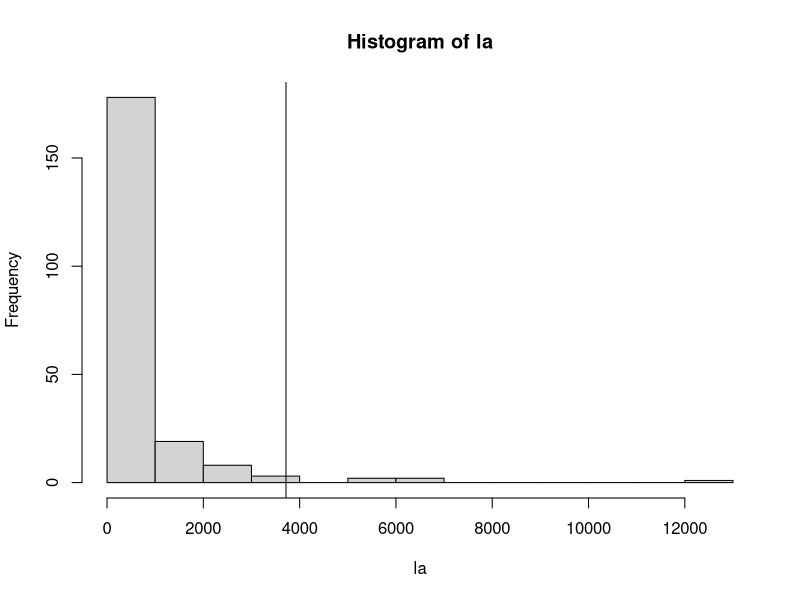
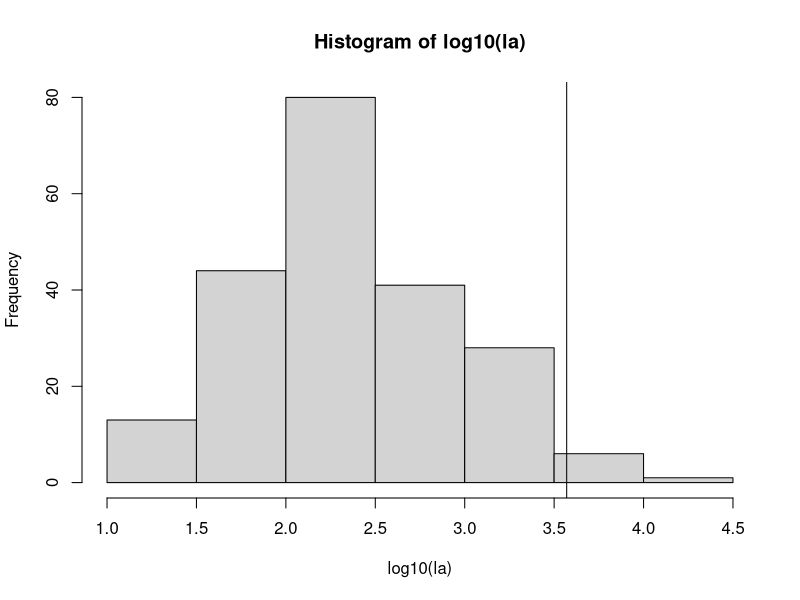
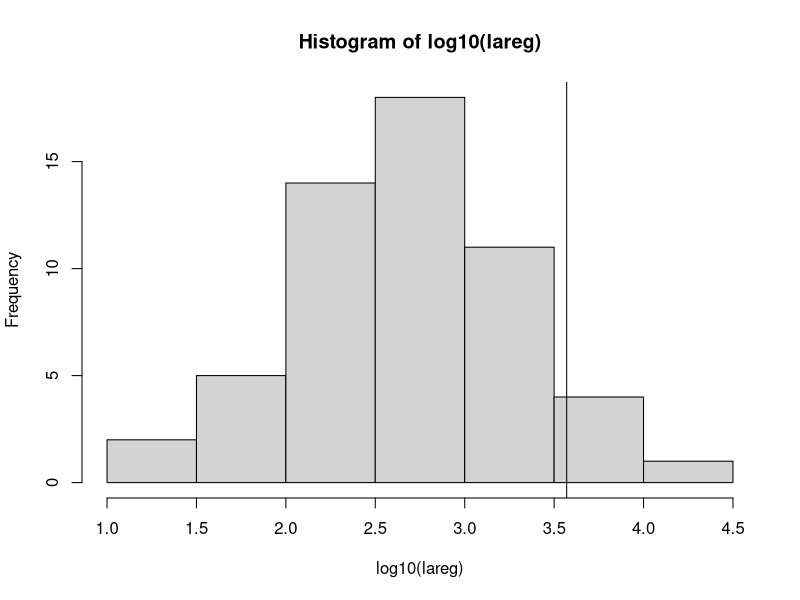
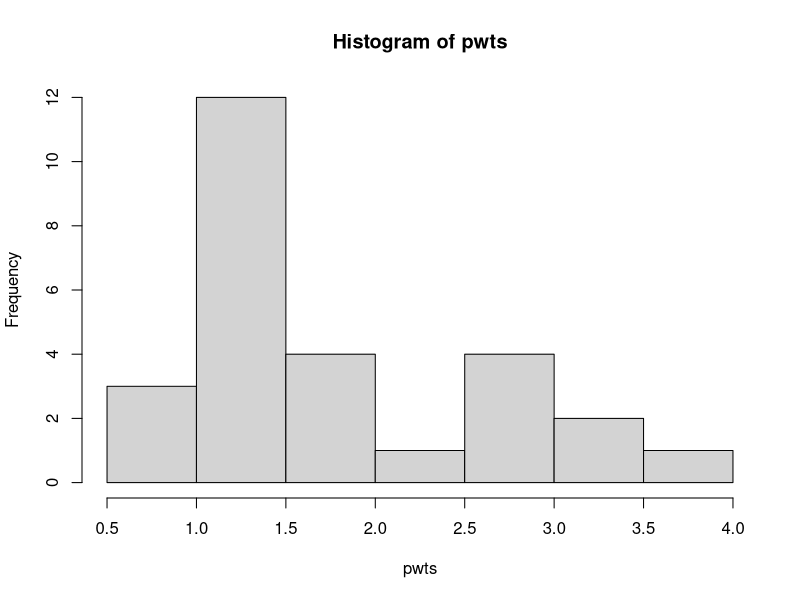
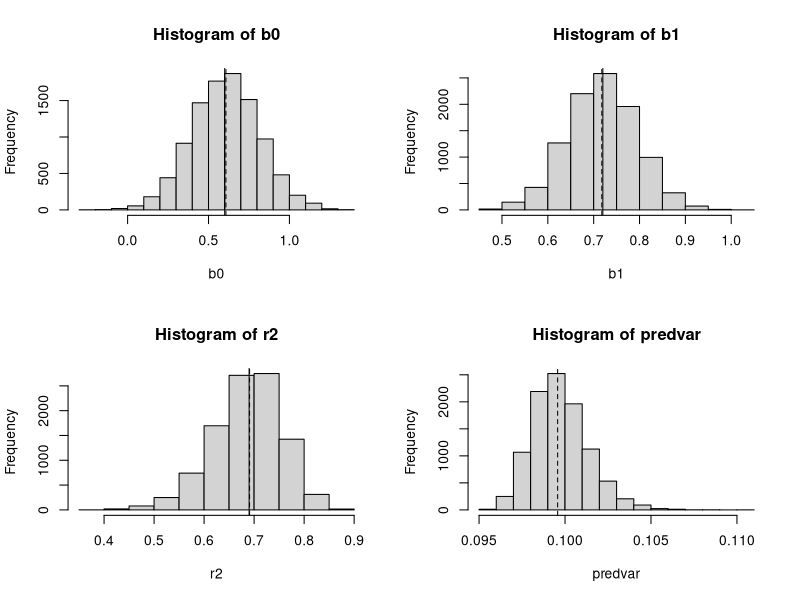
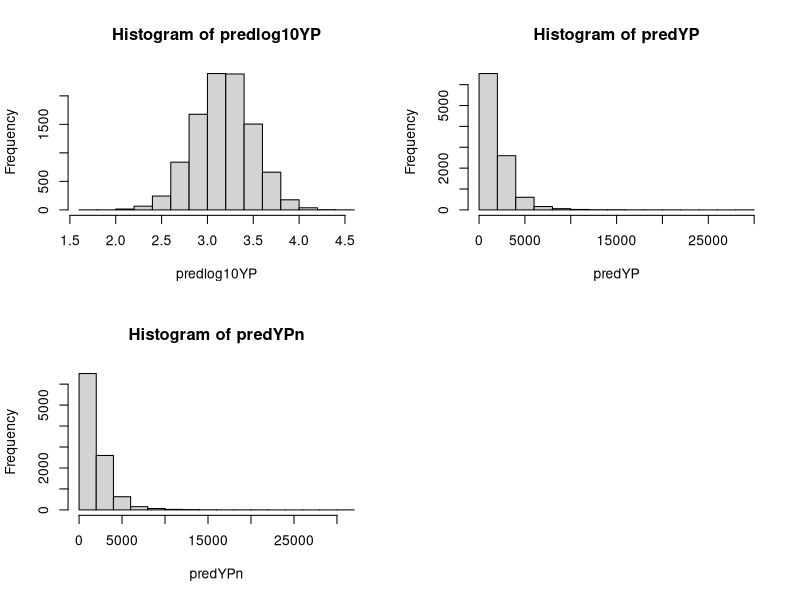
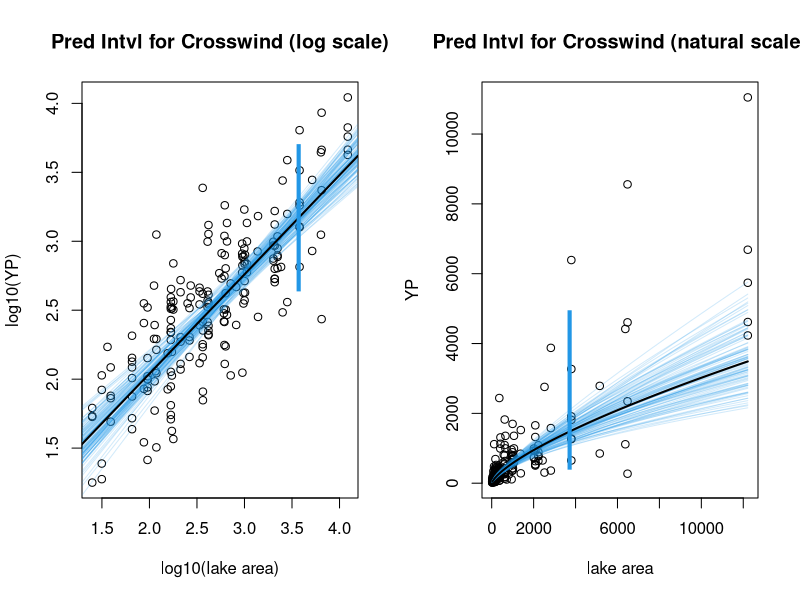
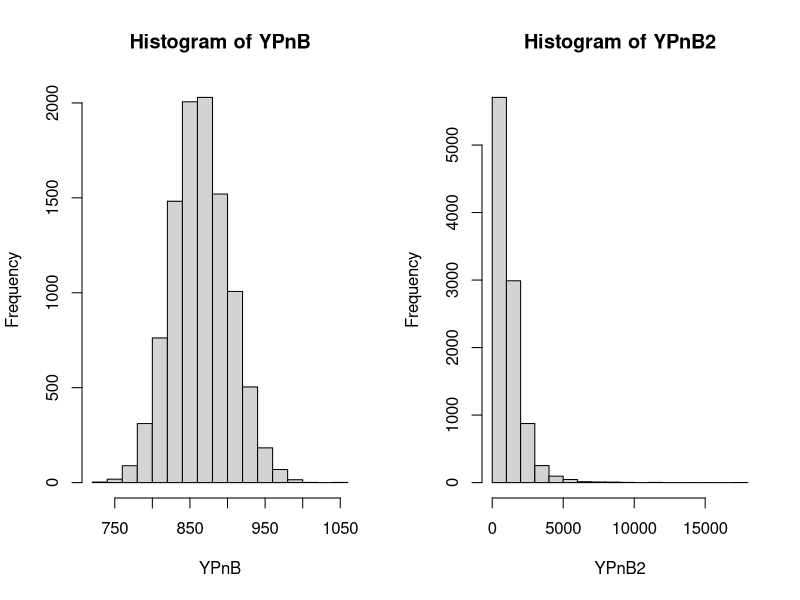

R code for these plots, in order: (Note: this script raises an error after producing the figures.)
### Code that was used for the Chandler Lake OP in 2017
### Annotations in 2024 as best as I can figure out why I did what I did!!


## Chandler lake area
newlake_la <- 3717  # Crosswind
# newlake_la <- 1300+317  # Chandler


## all lake areas reported
la <- c(3582.1,97.8,71.7,633.8,126.3,2014.6,195.1,2226.3,3798.5,39.1,87.4,124,169,365.2,196.2,1174.5,6479.2,172.2,204,101.9,195.1,42.9,67.7,62.4,28.6,23.5,716.4,36.2,143.3,189.3,244.1,291.4,221,278.2,167.9,144.1,1388.5,2519.1,115.7,22.4,167.3,1730.5,137.6,90.3,441.9,483.2,93.8,189.7,26.1,26.4,402.3,1061.5,165.9,80.9,2079.9,975.4,229.5,152.8,1002.7,234.7,945.8,197.1,615.1,65.6,711.5,113.4,336.1,256,951,228.7,194.8,317.6,417.9,87.4,271.7,226.4,74.9,3060.3,93.6,162,995.8,81.6,1012.9,543.2,178.3,289.8,73.7,224.8,1788,46.1,42.1,168.8,158,155.6,113.6,2197.5,817.9,1172,2821,102,1374.6,212.5,36.6,181.7,409.1,1374.6,639.5,178.4,85,2427.6,744.9,52.9,69,21.9,325.6,344.3,229.6,25.3,56.7,95.5,63.3,200.3,31.5,34.5,738.2,489.3,767,16.3,145.6,157.8,5310,324.9,175.6,230.2,1066.3,183.1,35.6,620.3,151,157.8,263.8,507.5,654.5,76.6,289.7,137.6,25,12215.3,383.4,83.1,50.1,115.7,97.2,5154.2,305.6,1077,562.8,754.8,1077,864.8,1197.1,75.8,1320.6,132.8,56.7,136.8,45.2,560.7,210.5,140.3,383.9,287.6,105.2,421.2,6374.4,2071.1,192.2,29.7,171.9,267.5,52.9,252,118.3,246.1,25.1,1256.1,51.7,607.5,96.7,46.9,384.4,118.3,234.7,63.7,48.3,78.1,150,111.7,196,1123,167.9,27.2,157.6,137.2,336.8,1363,44.6,199.1,1955.5,574.8,37.9,363.3,109.4)
hist(la)
abline(v=newlake_la)
hist(log10(la))
abline(v=log10(newlake_la))
length(la)

## these could POSSIBLY have been used in the LA model
whichreg <- c(4,6,8,9,11,10,13,14,17,18,27,28,35,37,38,52,55,56,59,61,63,64,66,69,73,75,81,83,84,94,97,99,101,102,105,108,110,120,123,138,141,143,147,148,152,154,175,182,183,188,198,201,205,210,212)
lareg <- la[whichreg]
hist(log10(lareg))
abline(v=log10(newlake_la))


## comparable weights from PAXSON lake
pwts1 <- c(1.36,1.38,2.58,1.1,1.12,3.02,1.1,1.18,1.46,1.1,1.24,1.38,1.54,1.66,2,0.88,0.94,1.06,1.28,0.86,0.96,1.6,2.56,2.64,1.36,2.34,3.02,3.74,2.58)
pl <- c(410,420,440,440,510,445,485,530,468,470,435,490,484,446,460,440,360,436,403,505,500,410,485,504,398,545,500,600,530)
pwts <- pwts1[pl>=400]
hist(pwts)
sd(pwts)
mean(pwts)
length(pwts)

## This was a trial and error routine to figure out what the error standard
## deviation would have been (arriving at epssd = 0.305)
## The reason lakes are sampled without replacement is because I didn't know
## which 43 of the 50-some lakes were used to inform the LAM
epssd <- 0.305
n <- 10000
b0 <- b1 <- r2 <- predvar <- rep(NA,n)

## would really like to visualize this relationship
all_la <- all_log10_la <- all_log10_yp <- all_yp <- matrix(nrow=n, ncol=43)

for(i in 1:n) {
  x <- sample(lareg, 43)
  # x <- sample(la, 43)
  log10x <- log10(x)
  log10YPpred <- 0.6 + 0.72*log10(x)
  eps <- rnorm(43, 0, epssd)
  log10YPsim <- log10YPpred + eps
  mod <- lm(log10YPsim~log10x)
  b0[i] <- unname(mod$coefficients[1])
  b1[i] <- unname(mod$coefficients[2])
  r2[i] <- summary(mod)$r.squared
  predvar[i] <- epssd^2 + predict(mod,newdata=data.frame(log10x=log10(newlake_la)),se.fit=T)$se.fit^2

  # storing stuff to plot
  all_la[i,] <- x
  all_log10_la[i,] <- log10(x)
  all_log10_yp[i,] <- log10YPsim
  all_yp[i,] <- 10^log10YPsim
}
par(mfrow=c(2,2))
hist(b0)
abline(v=.6)
abline(v=median(b0),lty=2)
hist(b1)
abline(v=.72)
abline(v=median(b1),lty=2)
hist(r2)
abline(v=.69)
abline(v=median(r2),lty=2)
hist(predvar)
abline(v=median(predvar),lty=2)


#### this is the best estimate of the prediction variance for a NEW LAKE
predvarsim <- median(predvar)

## vector of simulated YP of new lake, on the log scale
predlog10YP <- rnorm(n, 0.6 + 0.72*log10(newlake_la), sqrt(predvarsim))
hist(predlog10YP)

-(mean(predlog10YP) - quantile(predlog10YP,0.975))/mean(predlog10YP)  # not sure what this does

## back to natural scale
predYP <- 10^predlog10YP
hist(predYP)

## prediction interval on the natural scale, relative to median
quantile(predYP,c(0.025,0.975))/median(predYP)

## simulating a vector of weights ... and doing something with it
wts <- rnorm(n, 1, 1/sqrt(100))
predYPn <- predYP/wts
hist(predYPn)
sd(predYPn)/mean(predYPn)



# or maybe would be better to do a prediction interval on the log scale and backtransform
CIlog <- 0.6 + 0.72*log10(newlake_la) + c(-1,1)*qnorm(0.95)*sqrt(predvarsim)
10^CIlog


par(mfrow=c(1,2))
plot(as.numeric(all_log10_la)[1:200], as.numeric(all_log10_yp)[1:200],
     xlab="log10(lake area)", ylab="log10(YP)", main="Pred Intvl for Crosswind (log scale)")
for(i in 1:100) abline(b0[i], b1[i], col=adjustcolor(4,alpha.f=.2))
abline(.6,.72, lwd=2)
# abline(v=log10(newlake_la))
lines(x=rep(log10(newlake_la),2), y=CIlog, lwd=4, col=4, lend=2)

plot(as.numeric(all_la)[1:200], as.numeric(all_yp)[1:200],
     xlab="lake area", ylab="YP", main="Pred Intvl for Crosswind (natural scale)")
for(i in 1:100) curve(10^(b0[i]+b1[i]*log10(x)), add=TRUE, col=adjustcolor(4,alpha.f=.2))
curve(10^(.6+.72*log10(x)), add=TRUE, lwd=2)
# abline(v=newlake_la)
lines(x=rep(newlake_la,2), y=10^CIlog, lwd=4, col=4, lend=2)


### I think this section was estimating YPn assuming YP to be nonrandom??


## calculation of point estimates
YPhat <- 10^(0.6 + 0.72*log10(newlake_la))       # estimated YP in kg
What <- mean(pwts)                           # est mn weight
VWhat <- var(pwts)/length(pwts)              # est var of the mean weight
YPnhat <- YPhat/What + YPhat*VWhat/(What^3)  # unbiased est of YP in number
VYPnhat <- (YPhat^2)*VWhat/(What^4)          # est var of YP in number
SEYPnhat <- sqrt(VYPnhat)                    # se of YP in number

# normal CI  ... assuming YPn is normal which will be wrong
YPnhat + c(-1,1)*qnorm(0.975)*SEYPnhat
(YPnhat + c(-1,1)*qnorm(0.975)*SEYPnhat)/YPnhat

# simulating from resampling
n <- 10000
YPnB <- YPnB2 <- rep(NA,n)
nsample <- 100
for(i in 1:n) {
  Bsamp <- sample(pwts,nsample,replace=T)
  Whati <- mean(Bsamp)
  VWhati <- var(Bsamp)/length(pwts)
  YPnB[i] <- YPhat/Whati + YPhat*VWhati/(Whati^3)
  YPnB2[i] <- predYP[i]/Whati + predYP[i]*VWhati/(Whati^3)   ### incorporating prediction error in YP
}
quantile(YPnB,c(0.025,0.975))
quantile(YPnB,c(0.025,0.975))/YPnhat
hist(YPnB)


### now looking at intervals incorporating prediction error from YP

quantile(predYP,c(0.025,0.975))/median(predYP)   # original error in YP prediction

quantile(YPnB2,c(0.025,0.975))
quantile(YPnB2,c(0.025,0.975))/median(YPnB2)   # also incorporating est error in mn weight
hist(YPnB2)

qnorm(0.975)*sd(pwts)/(.075*mean(pwts))^2  # no idea what this is




## I really want to make sure the "unbiased" delta method thing is unbiased
## in the correct direction!
## THIS IS ONLY A SIMULATION
# wts <- rnorm(n=100, mean=mean(pwts), sd=sd(pwts))
nsim <- 10000
n <- 100  # sample size to draw
YPn1 <- YPn2 <- YPn1_unb <- YPn2_unb <- vYPn1 <- vYPn2 <- mnwts1 <- mnwts2 <- rep(NA, nsim)
for(isim in 1:nsim) {
  simwts1 <- rnorm(n=n, mean=mean(pwts), sd=sd(pwts))
  simwts2 <- sample(pwts, size=n, replace=TRUE)
  mnwts1[isim] <- mean(simwts1)
  mnwts2[isim] <- mean(simwts2)
  vmnwts1[isim] <- var(simwts1)/n
  vmnwts2[isim] <- var(simwts2)/n
  YPn1[isim] <- YPhat/mnwts1[isim]
  YPn2[isim] <- YPhat/mnwts2[isim]
  YPn1_unb[isim] <- YPhat/mnwts1[isim] + YPhat/(mnwts1[isim]^3)*vmnwts1[isim]
  YPn2_unb[isim] <- YPhat/mnwts2[isim] + YPhat/(mnwts2[isim]^3)*vmnwts2[isim]   
  ## from this, it looks like it should be minus, not plus.  But from below
  ## it should actually be plus like in the OP.
  
  vYPn1[isim] <- (YPhat^2)/(mnwts1[isim]^4)*vmnwts1[isim]
  vYPn2[isim] <- (YPhat^2)/(mnwts2[isim]^4)*vmnwts2[isim]
}
hist1 <- function(x,true,...) {
  hist(x, ...=...)
  abline(v=mean(x))
  abline(v=true, lty=2, col=4)
}
par(mfrow=c(3,2))
# hist1(YPn1, YPhat/mean(pwts), main="YP naive Norm")
# hist1(YPn2, YPhat/mean(pwts), main="YP naive resampled")
# hist1(YPn1_unb, YPhat/mean(pwts), main="YP unbiased Norm")
# hist1(YPn2_unb, YPhat/mean(pwts), main="YP unbiased resampled")
hist1(YPn1, mean(YPhat/mnwts1), main="YP naive Norm")
hist1(YPn2, mean(YPhat/mnwts2), main="YP naive resampled")
hist1(YPn1_unb, mean(YPhat/mnwts1), main="YP unbiased Norm")
hist1(YPn2_unb, mean(YPhat/mnwts2), main="YP unbiased resampled")
hist1(vYPn1, var(YPn1), main="variance Norm")
hist1(vYPn2, var(YPn2), main="variance resampled")


## or maybe another way
x <- rnorm(n=10000, mean=10, sd=2.5)
hist(x)
hist(1/x)
abline(v=mean(1/x), col=2)
abline(v=1/mean(x), lty=2, col=3)
abline(v=1/mean(x) + 1/((mean(x)^3))*var(x), lty=3, col=4)  # it should actually be plus



## testing & editing Jordy's function
#' Calculate Maximum Sustainable Yield (MSY) as defined by the Lester model
#' @param lake (character) Name of the lake
#' @param temp (numeric) Mean annual temperature (in C)
#' @param area (numeric) Lake surface area (in ha)
#' @param mean_depth (numeric) Mean lake depth (in m)
#' @param max_depth (numeric) Maximum lake depth (in m)
#' @param return_df (logical) Whether to return a data.frame including lake parameters (TRUE)
#' @param or just a vector of MSY in kg/(ha-yr)
#' @return vector of MSY in kg/(ha-yr), or data.frame with lake  
#' @export 
#' @examples  
#' lake <- c("Crosswind", "Fielding", "Glacier Gap", "Louise", "Paxson", "Little Sevenmile", "Summit", "Susitna", "Round Tangle", "Shallow Tangle", "Combined Tangle")
#' temp <- c(-3.04, -5.89, -7.13, -3.29, -4.15, -5.89, -5.89, -3.29, -7.13, -7.13, -7.13)
#' area <- c(3716.55, 561.96, 178.06, 5913.07, 1569.92, 35.13, 1770.12, 3635.16, 156.15, 129.5, 285.65)
#' mean_depth <- c(15.9, 8.7, 7.1, 13, 8.4, 4.4, 15.6, 9, 10, 2, 6.4)
#' max_depth <- c(36.6, 23.1, 24.4, 51, 29.7, 14.1, 63.4, 36.6, 27.3, 19.8, 27.3)
#' lester_msy(lake, temp, area, mean_depth, max_depth)
#' lester_msy(lake, temp, area, mean_depth, max_depth, return_df=TRUE)
lester_msy <- function(lake=NULL, temp, area, mean_depth, max_depth, return_df=FALSE){
  Temp <- temp
  A <- area
  D_max <- max_depth
  D_mn <- mean_depth
  DR <- D_max/D_mn
  D_th <- 3.26*A^0.109*D_mn^0.213*exp(-0.0263*Temp)
  pV_hy <- (1-D_th/D_max)^DR
  pV_eb <- exp(-4.63*pV_hy)
  L_inf <- 957*(1-exp(-0.14*(1+log(A))))
  W_inf <- (L_inf/451)^3.2
  S <- 1/(1+exp(2.47+0.386*Temp-16.8*pV_hy))
  B_msy <- 8.47*(D_mn*pV_eb*S)/W_inf^1.33
  M <- 0.26*(exp(0.021*Temp+0.0004*Temp^2))/W_inf^0.30
  msy_ha <- B_msy*M
  msy <- msy_ha*area   # original version was rounded to two decimal points
  if(return_df) {
    if(is.null(lake)) stop("Please supply a vector of lake names to the lake= argument")
    return(data.frame(lake=lake, temp=temp, area=area, mean_depth=mean_depth, max_depth=max_depth, msy=msy))
  } else {
    return(msy)
  }
}

lester_msy <- function(lake=NULL, temp, area, mean_depth, max_depth, return_df=FALSE){
  Temp <- temp
  A <- area
  D_max <- max_depth
  D_mn <- mean_depth
  DR <- D_max/D_mn
  D_th <- 3.26*(A^0.109)*(D_mn^0.213)*exp(-0.0263*Temp)
  pV_hy <- (1-(D_th/D_max))^DR
  pV_eb <- exp(-4.63*pV_hy)
  L_inf <- 957*(1-exp(-0.14*(1+log(A))))
  W_inf <- (L_inf/451)^3.2
  S <- 1/(1+exp(2.47+(0.386*Temp)-(16.8*pV_hy)))
  B_msy <- 8.47*(D_mn*pV_eb*S)/(W_inf^1.33)
  M <- 0.26*(exp((0.021*Temp)+(0.0004*(Temp^2))))/(W_inf^0.30)
  msy_ha <- B_msy*M
  msy <- msy_ha*area   # original version was rounded to two decimal points
  if(return_df) {
    if(is.null(lake)) stop("Please supply a vector of lake names to the lake= argument")
    return(data.frame(lake=lake, temp=temp, area=area, mean_depth=mean_depth, max_depth=max_depth, msy=msy))
  } else {
    return(msy)
  }
}

lake <- c("Crosswind", "Fielding", "Glacier Gap", "Louise", "Paxson", "Little Sevenmile", "Summit", "Susitna", "Round Tangle", "Shallow Tangle", "Combined Tangle")
temp <- c(-3.04, -5.89, -7.13, -3.29, -4.15, -5.89, -5.89, -3.29, -7.13, -7.13, -7.13)
area <- c(3716.55, 561.96, 178.06, 5913.07, 1569.92, 35.13, 1770.12, 3635.16, 156.15, 129.5, 285.65)
mean_depth <- c(15.9, 8.7, 7.1, 13, 8.4, 4.4, 15.6, 9, 10, 2, 6.4)
max_depth <- c(36.6, 23.1, 24.4, 51, 29.7, 14.1, 63.4, 36.6, 27.3, 19.8, 27.3)
aaa<-lester_msy(lake, temp, area, mean_depth, max_depth, return_df = T)
